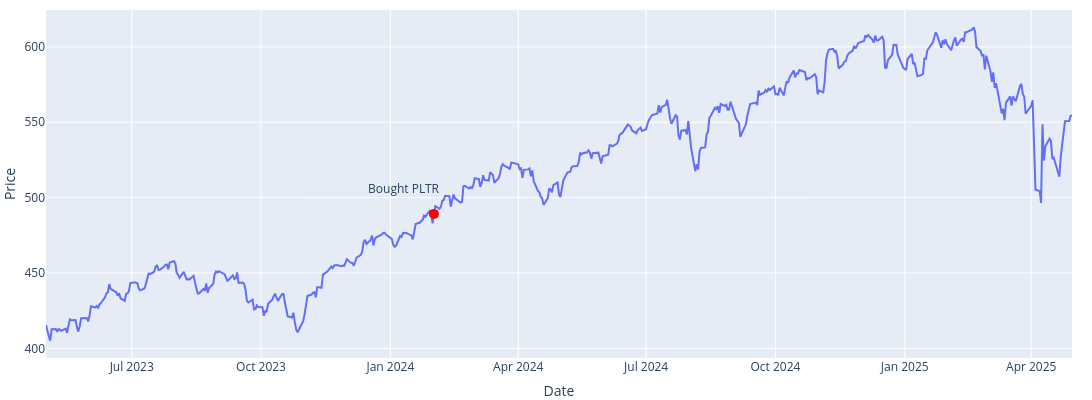

Source (notebook cell):
### Markdown cell above
## SPY benchmark prices
We will use this later on, in comparisons when doing (GBM) simulation.

SPY is an ETF tracking the S&P 500.

### Code cell
MARKET = yf.download("SPY", start=start, end=end, auto_adjust=False, multi_level_index=False)
MARKET.to_csv("../data/market_prices.csv")

fig = px.line(MARKET, y="Close", width=1200, height=400, labels={"Close":"Price"})

fig.add_scatter(x=[purchase_date], y=MARKET.loc[[purchase_date], "Close"], marker=dict(color="red", size=10), showlegend=False)
fig.add_annotation( x=purchase_date, y=MARKET.loc[purchase_date, "Close"], text="Bought PLTR", showarrow=False, yshift=25, xshift=-30)
fig.update_layout(margin=dict(l=0, r=20, t=10, b=0)).show()

### Figure 1 — Plotly figure (JSON) as saved in the notebook; plotly's stock layout.template omitted (floating-point values rounded to 4 significant figures; data arrays with more than 128 entries replaced by an {"elided": "..."} marker saying what was removed)
{"data": [{"hovertemplate": "Date=%{x}<br>Price=%{y}<extra></extra>", "legendgroup": "", "line": {"color": "#636efa", "dash": "solid"}, "marker": {"symbol": "circle"}, "mode": "lines", "name": "", "orientation": "v", "showlegend": false, "type": "scatter", "x": {"elided": "502 str values"}, "xaxis": "x", "y": {"elided": "502 float values"}, "yaxis": "y"}, {"marker": {"color": "red", "size": 10}, "showlegend": false, "type": "scatter", "x": ["2024-02-01"], "y": [489.2]}], "layout": {"annotations": [{"showarrow": false, "text": "Bought PLTR", "x": "2024-02-01", "xshift": -30, "y": 489.2, "yshift": 25}], "height": 400, "legend": {"tracegroupgap": 0}, "margin": {"b": 0, "l": 0, "r": 20, "t": 10}, "width": 1200, "xaxis": {"anchor": "y", "domain": [0, 1], "title": {"text": "Date"}}, "yaxis": {"anchor": "x", "domain": [0, 1], "title": {"text": "Price"}}}}
